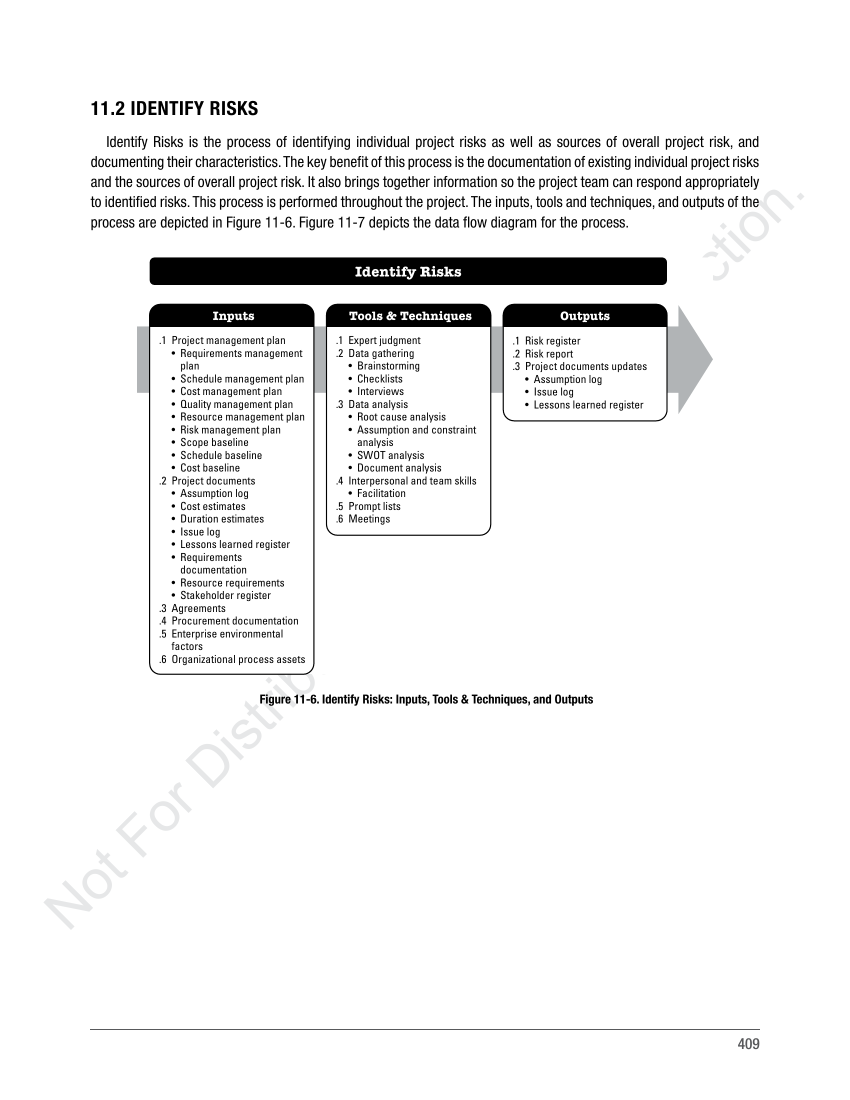
#> input picture PMBOOKimgs/page0001-445.png, 1700 x 2200 px (shown at 1/2 size); its folder holds 5 pictures in this run
$ jupyter execute --allow-errors Preproc-V1.0-1.ipynb   (shell and % lines are left out)
#> lines starting #> are read from the running program, lines starting #| are printed output that depends on the picture; after the words box and inside, x2 and y2 are one past the last pixel; in counts of white or black regions, pixels touching at a corner belong together
# Importation

[cell 1]
import cv2
import numpy as np
import os
import time
import warnings
from sklearn.metrics.pairwise import cosine_similarity
import sys
import re
from nltk import download
import pandas as pd
from tqdm import tqdm
from nltk import word_tokenize, pos_tag, ne_chunk
from nltk import pos_tag, RegexpParser, word_tokenize
from nltk.tokenize import word_tokenize
from nltk.stem import WordNetLemmatizer
from sklearn.feature_extraction.text import TfidfVectorizer
import gensim
import gensim.corpora as corpora
from gensim.utils import simple_preprocess
from gensim.models import CoherenceModel
import nltk
import spacy

# Load the spaCy English model
#> (the rest of this cell did not finish here and is left out)

#> (a cell that did not finish here is left out)

# Transforming to pictures

[cell 3]
# PDF file paths
pdfPMBOK = "PMBOK6-2017.pdf" #431-494
pdfPMI = "practice-standard-project-risk-management.pdf" #1-116
output_folder_1="PMBOOKimgs"
output_folder_2="Practiceimgs"

[cell 4]
#pdf2image
def convert_pdf_to_images(pdf_file_path, output_folder, start_page, end_page):
    images = convert_from_path(pdf_file_path, output_folder=output_folder, fmt='png', first_page=start_page, last_page=end_page, output_file="page")

    print("Done.")

#> (a cell that did not finish here is left out)

#> (a cell that did not finish here is left out)


# Extracting Figures

### openCV:

[cell 7]
def detect_shapes(image_path, min_contour_area=1000):
    # Read the image
#> called with image_path = 'page0001-445.png', min_contour_area = 1000
    image = cv2.imread("PMBOOKimgs/"+image_path)
#> image is the input picture: shape (2200, 1700, 3); mean B, G, R 241.2, 241.2, 241.1
    gray = cv2.cvtColor(image, cv2.COLOR_BGR2GRAY)

    # Apply GaussianBlur to reduce noise
    blurred = cv2.GaussianBlur(gray, (5, 5), 0)

    # Use Canny edge detection
    edges = cv2.Canny(blurred, 50, 150)
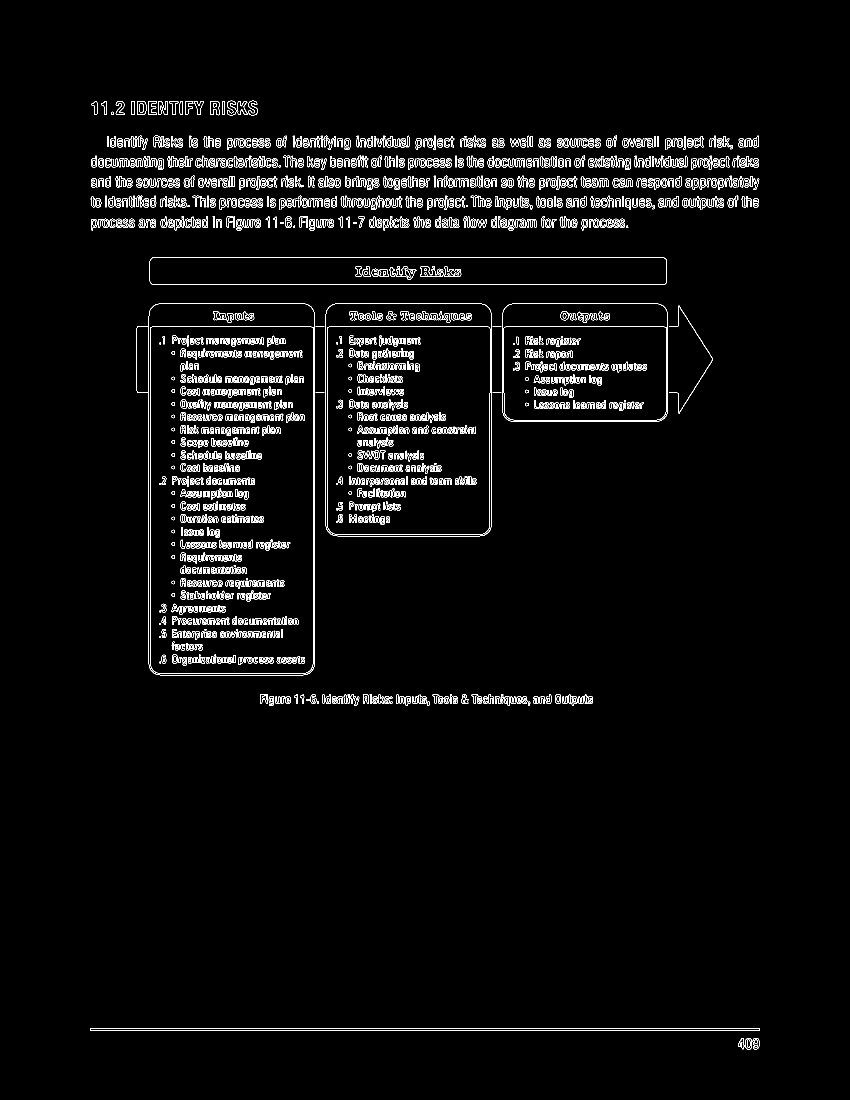
#> edges: shape (2200, 1700) (shown at 1/2 size); 2.8% white in thin lines or dots, all inside (x1, y1, x2, y2) = (180, 201, 1520, 2099)

    # Find contours
    contours, _ = cv2.findContours(edges, cv2.RETR_EXTERNAL, cv2.CHAIN_APPROX_SIMPLE)
#> contours = 557 contours, 107 with area under 20; largest, box (x1, y1, x2, y2) and area: (297, 607, 630, 1351) 246152, (651, 607, 984, 1073) 153854, (1004, 607, 1336, 844) 77598, (299, 514, 1334, 570) 56802, (180, 2057, 1520, 2061) 4017
    k=0
    for contour in contours:
        k=k+1
        # Calculate the contour area
        area = cv2.contourArea(contour)

        # If the contour area is greater than the minimum threshold
        if area >= min_contour_area:
            # Approximate the contour as a polygon
            epsilon = 0.04 * cv2.arcLength(contour, True)
            approx = cv2.approxPolyDP(contour, epsilon, True)

            # Check if the polygon has 4 vertices, indicating a rectangle
            if len(approx) == 4:
                # Get the bounding box coordinates of the rectangle
                x, y, w, h = cv2.boundingRect(contour)

                # Define a region of interest (ROI) using the rectangle coordinates
                roi = image[y:y+h, x:x+w]

                # Save the ROI as an image for inspection
                cv2.imwrite("screenshots/"+image_path+"/"+str(k)+"detected__"+image_path, roi)
#> this loop made 557 passes
#> (area, epsilon, approx, x, w, h) on passes 63 to 65: (77598, 44.09, [[1008, 617], [1016, 840], [1332, 832], [1326, 611]], 1004, 332, 237), (153854.5, 62.47, [[659, 612], [655, 1062], [974, 1067], [979, 617]], 651, 333, 466), (246151.5, 84.71, [[310, 609], [299, 1336], [615, 1348], [627, 621]], 297, 333, 744)
#> after the loop, k = 557

[cell 8]
detect_shapes("page0001-445.png")

[cell 9]
for k in os.listdir("PMBOOKimgs/"):
    os.makedirs("screenshots/"+k, exist_ok=True)
    detect_shapes(k)
#> call 2 of detect_shapes, with image_path = 'page0001-431.png', min_contour_area = 1000
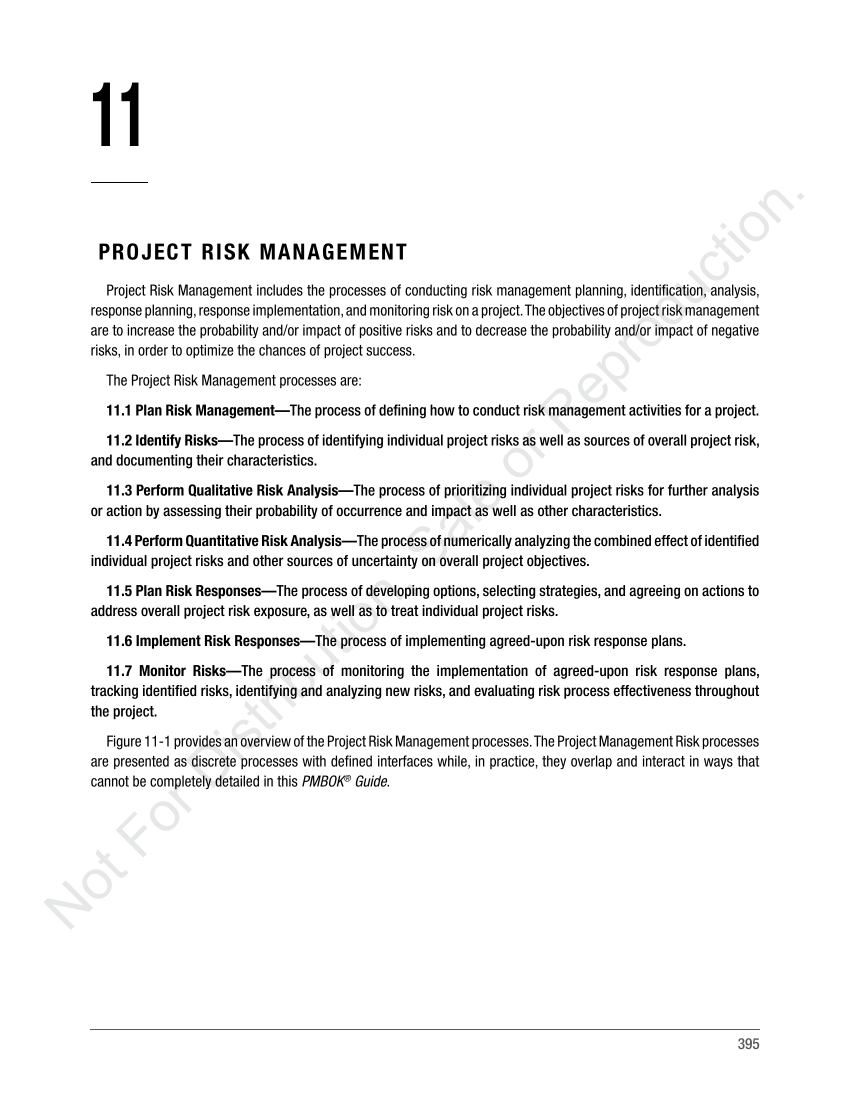
#> input picture PMBOOKimgs/page0001-431.png, 1700 x 2200 px (shown at 1/2 size)
#> in detect_shapes, image is the input picture: shape (2200, 1700, 3); mean B, G, R 242, 241.9, 241.9
#> in detect_shapes (call 2), `edges = cv2.Canny(blurred, 50, 150)`:
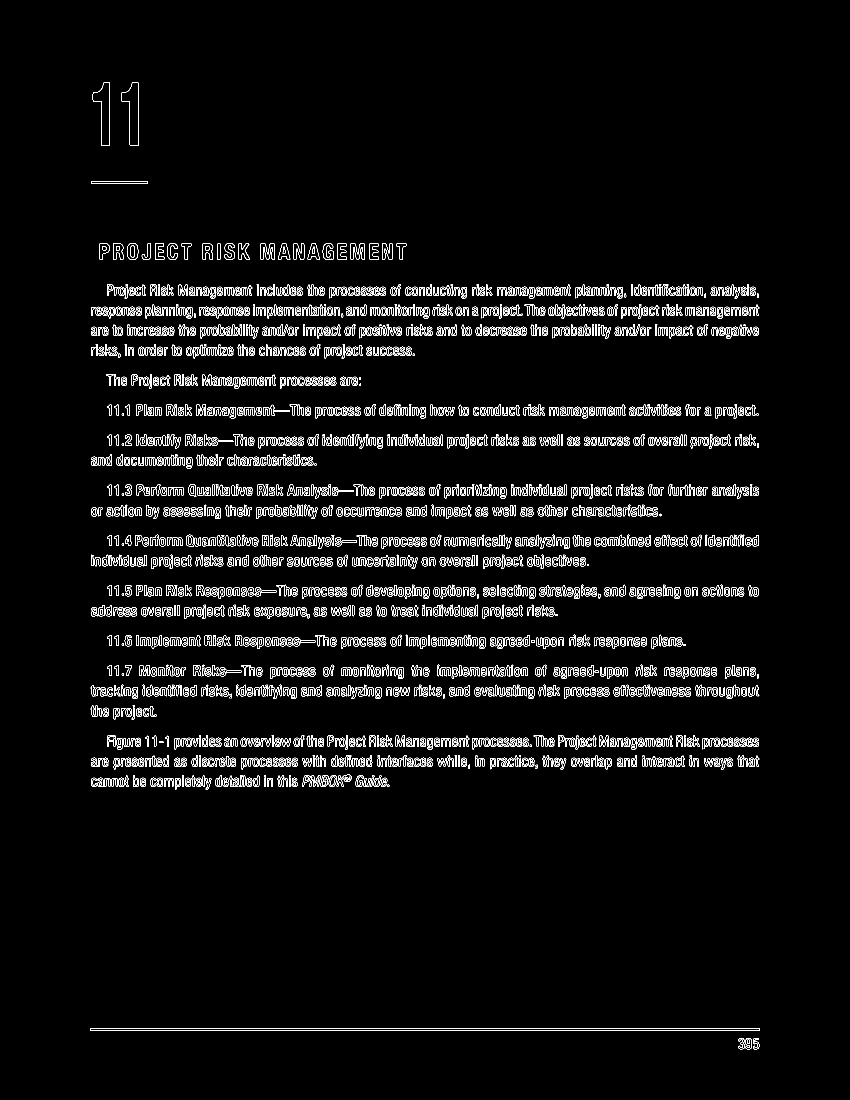
#> edges: shape (2200, 1700) (shown at 1/2 size); 3.6% white in thin lines or dots, all inside (x1, y1, x2, y2) = (180, 165, 1520, 2099)
#> in detect_shapes (call 2), `contours, _ = cv2.findContours(edges, cv2.RETR_EXTERNAL, cv2.CHAIN_APP..`: contours = 1694 contours, 350 with area under 20; largest, box (x1, y1, x2, y2) and area: (180, 2057, 1520, 2061) 4017, (242, 165, 277, 292) 2418, (185, 165, 220, 292) 2418, (254, 486, 277, 520) 616, (235, 1214, 274, 1233) 560
#> the loop in detect_shapes (call 2), `for contour in contours:` made 1694 passes
#> (contour, area, epsilon, approx) on pass 4: ([[180, 2057], [180, 2060], [1519, 2060], [1519, 2057]], 4017, 107.4, [[180, 2057], [1519, 2060]])
#> after the loop in detect_shapes (call 2), `for contour in contours:`: k = 1694

# Extracting Texts from images

# deleting figures in  image

[cell 10]
def detect_and_remove_rectangles(image_path, min_contour_area=1000):
    # Read the image
#> called with image_path = 'PMBOOKimgs/page0001-431.png', min_contour_area = 1000
    image = cv2.imread(image_path)

    # Convert the image to grayscale
    gray = cv2.cvtColor(image, cv2.COLOR_BGR2GRAY)

    # Apply GaussianBlur to reduce noise
    blurred = cv2.GaussianBlur(gray, (5, 5), 0)

    # Use Canny edge detection
    edges = cv2.Canny(blurred, 50, 150)

    # Find contours
    contours, _ = cv2.findContours(edges, cv2.RETR_EXTERNAL, cv2.CHAIN_APPROX_SIMPLE)

    # Create a mask with the same size as the image, initialized to white
    mask = np.ones_like(image) * 255

    for contour in contours:
        # Calculate the contour area
        area = cv2.contourArea(contour)

        # If the contour area is greater than the minimum threshold
        if area >= min_contour_area:
            # Approximate the contour as a polygon
            epsilon = 0.04 * cv2.arcLength(contour, True)
            approx = cv2.approxPolyDP(contour, epsilon, True)

            # Check if the polygon has 4 vertices, indicating a rectangle
            if len(approx) == 4:
                # Get the bounding box coordinates of the rectangle
                x, y, w, h = cv2.boundingRect(contour)

                # Set the region corresponding to the rectangle to black in the mask
                mask[y:y+h, x:x+w] = 0
#> this loop made 1694 passes
#> mask: shape (2200, 1700, 3); every value is 255

    # Use the mask to copy the non-rectangle parts of the image to a new image
    result = cv2.bitwise_and(image, mask)

    return result


# Get a list of all image files in the folder
image_files = [f for f in os.listdir(output_folder_1) if f.lower().endswith(('.png', '.jpg', '.jpeg'))]

# Specify the output folder
output_folder = "output_folder_PMBOOKimgs"

# Check if the output folder exists, and if not, create it
if not os.path.exists(output_folder):
    os.makedirs(output_folder)

# Process each image in the folder
for image_file in image_files:
    # Construct the full path to the image file
    image_path = os.path.join(output_folder_1, image_file)

    # Call the detect_and_remove_rectangles function
    output_image = detect_and_remove_rectangles(image_path)

    # Define the output file path for each processed image
    output_file = os.path.join(output_folder, image_file)

    # Save the processed image to the output folder
    cv2.imwrite(output_file, output_image)

print("Processing completed. Processed images are saved in the '{}' folder.".format(output_folder))

# Using EasyOCR now to detect words:(DO NOT RUN)

#> (a cell that did not finish here is left out)

# Extracting texts from figures to text file:

# (DO NOT RUN)

[cell 12]
def extract_text_from_blocks(image_folder, output_folder, zoom_factor=1.0, min_characters=5):
    # Iterate through the images in the folder
#> called with image_folder = 'PMBOOKimgs', output_folder = 'output_figures', zoom_factor = 2, min_characters = 10
    for filename in os.listdir(image_folder):
        if filename.endswith(('.jpg', '.png', '.jpeg')):  # Adjust the file extensions as needed
            # Construct the full path to the image
            image_path = os.path.join(image_folder, filename)

            # Read the image
            image = cv2.imread(image_path)

            # Convert the image to grayscale
            gray = cv2.cvtColor(image, cv2.COLOR_BGR2GRAY)

            # Use adaptive thresholding to segment text from the background
            _, threshold = cv2.threshold(gray, 150, 255, cv2.THRESH_BINARY_INV + cv2.THRESH_OTSU)
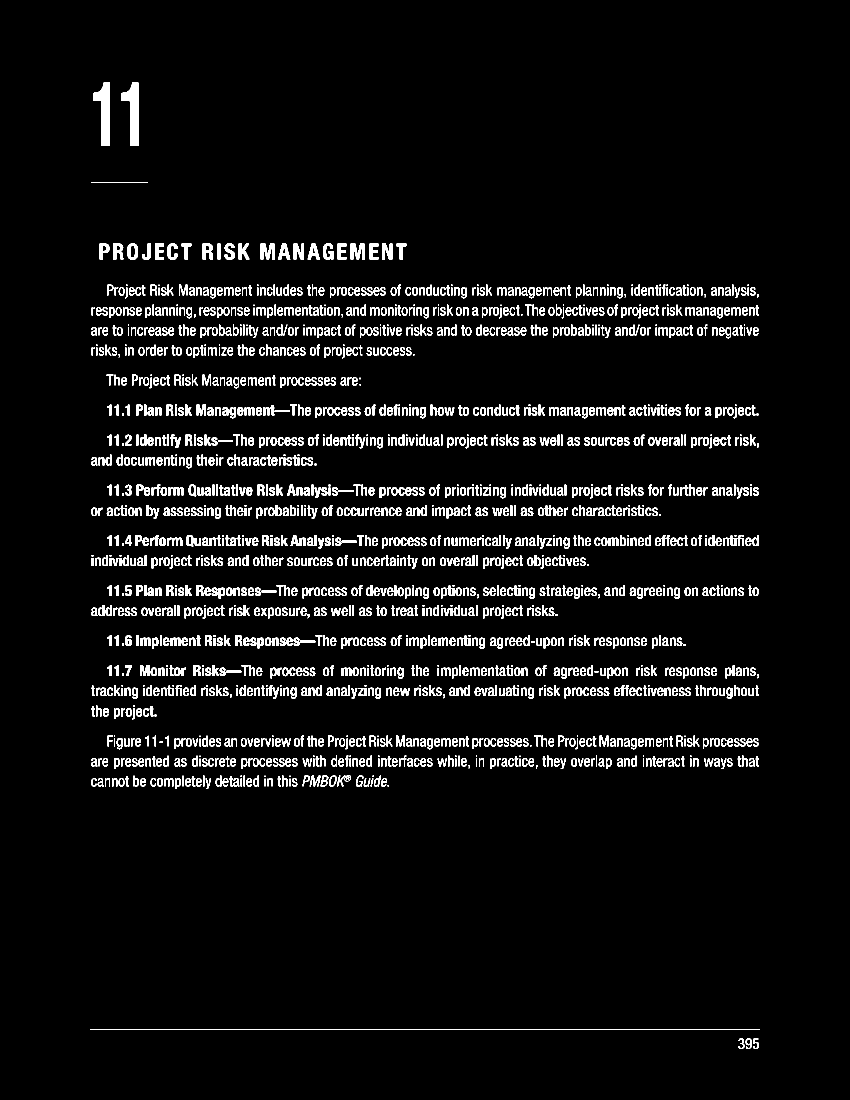
#> threshold: shape (2200, 1700) (shown at 1/2 size); 5.1% white; 1847 white regions (185 under 20 px), largest, box (x1, y1, x2, y2) and area: (180, 2058, 1520, 2060) 2680, (186, 165, 220, 292) 2438, (243, 165, 277, 292) 2438

            # Find contours of the blocks
            contours, _ = cv2.findContours(threshold, cv2.RETR_EXTERNAL, cv2.CHAIN_APPROX_SIMPLE)

            # Initialize a counter for generating unique filenames
            counter = 1

            for contour in contours:
                # Extract the region of interest (ROI) for each block
                x, y, w, h = cv2.boundingRect(contour)
                block_roi = image[y:y+h, x:x+w]

                # Apply the zoom factor to the block ROI
                if zoom_factor != 1.0:
                    block_roi = cv2.resize(block_roi, None, fx=zoom_factor, fy=zoom_factor)

                # Use Tesseract to extract text from the block ROI
                text = pytesseract.image_to_string(Image.fromarray(block_roi))

                # Check if the extracted text contains at least 5 characters
                if len(text.strip()) >= min_characters:
                    # Print the extracted text
                    print(text)

                    # Generate a unique filename based on the counter
                    output_file = os.path.join(output_folder, f"{os.path.splitext(filename)[0]}_{counter}.txt")

                    # Increment the counter
                    counter += 1

                    # Save the extracted text to a file
                    with open(output_file, 'w', encoding='utf-8') as text_file:
                        text_file.write(text)
#> this loop made 1 pass
#> pass 1, in extract_text_from_blocks, `block_roi = cv2.resize(block_roi, None, fx=zoom_factor, fy=zoom_factor)`:
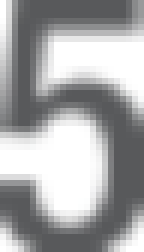
#> block_roi: shape (42, 24, 3) (shown 6 times larger); mean of channels 0, 1, 2 168.2, 167.2, 166.6; drawn as B, G, R

# Example usage with a zoom factor of 2.0 and a minimum of 5 characters:
input_folder = 'PMBOOKimgs'
output_folder = 'output_figures'
#> (the rest of this cell did not finish here and is left out)

# now extracting data from textfile(used because easyocr is too heavy to compile each time) into a dataframe:

[cell 13]
import re
import pandas as pd

def extract_concepts_and_definitions_from_text(text_file):
#> called with text_file = 'ocr_results_PMBOOKimgs.txt'
    with open(text_file, 'r', encoding='utf-8') as file:
#> (reads ocr_results_PMBOOKimgs.txt from the repository)
        text = file.read()

    concepts_and_definitions = []
    current_concept = ""
    current_concept_name = ""
    current_definition = ""

    lines = text.split('\n')

    for line in lines:
        # Check if the line matches the pattern for a concept
        if re.match(r'(\d+(\.\d+)*)\s+(.+)', line):
            if current_concept:
                # Append the current concept and definition to the list as a tuple
                concepts_and_definitions.append((current_concept, current_concept_name, current_definition))

            # Split the line into concept and definition
            concept_match = re.match(r'(\d+(\.\d+)*)\s+(.+)', line)
            current_concept = concept_match.group(1)
            current_concept_name = concept_match.group(3)
            current_definition = ""
        else:
            # If the line does not match the pattern, consider it part of the definition
            current_definition += "\n" + line

    # Append the last concept and definition to the list
    concepts_and_definitions.append((current_concept, current_concept_name, current_definition))

    # Create a DataFrame
    df = pd.DataFrame(concepts_and_definitions, columns=["Number", "Concept", "Description"])
    return df

# Example of usage
text_file_path = 'ocr_results_PMBOOKimgs.txt'  # Replace with the path to your text file
df = extract_concepts_and_definitions_from_text(text_file_path)

# Print or process the DataFrame
print(df)
